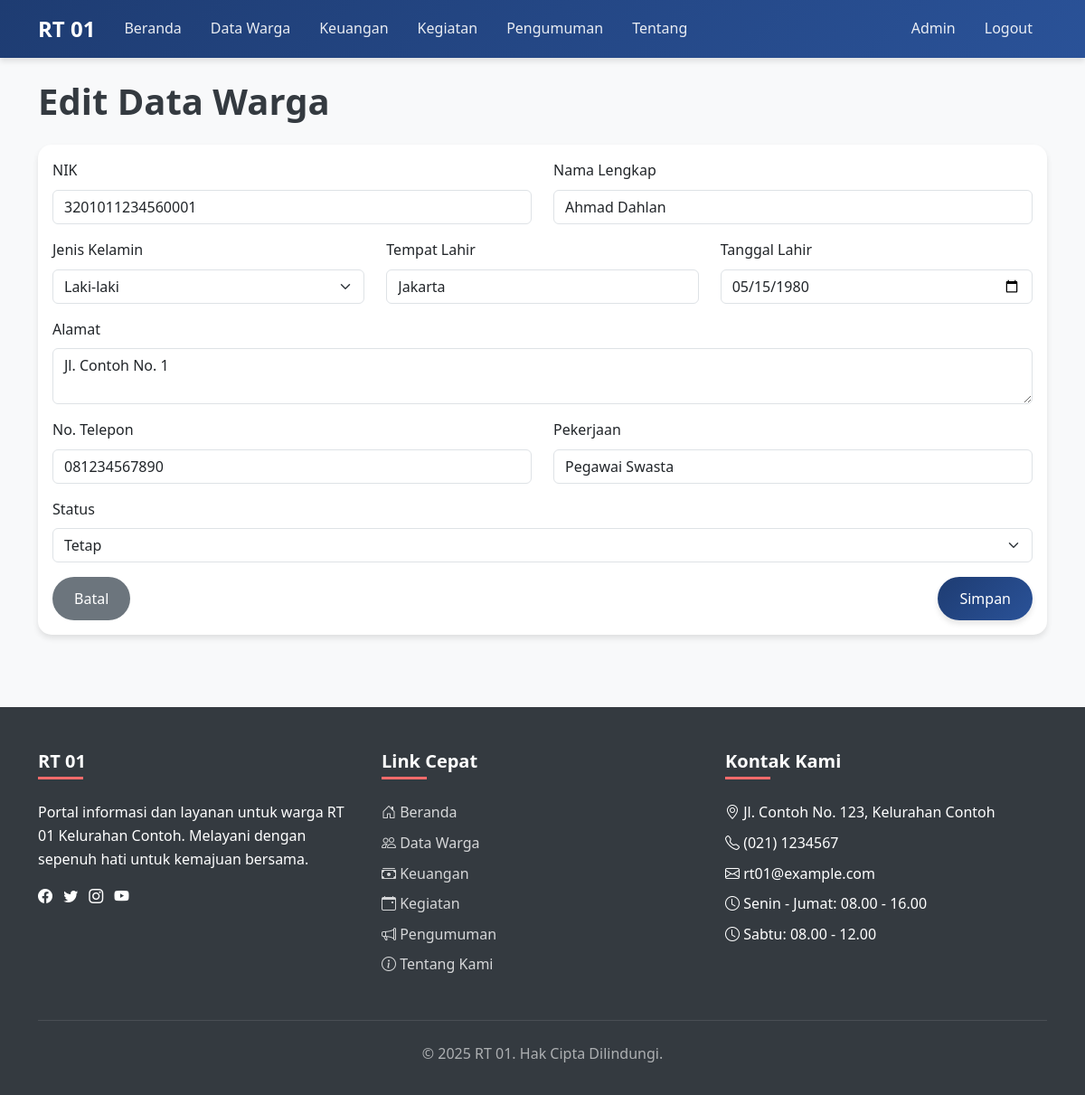
/public_html/admin/edit_resident.php?id=1 (signed in), run on the app's committed database.
### tables this page shows
CREATE TABLE residents (
    id INT(11) PRIMARY KEY AUTO_INCREMENT,
    nik VARCHAR(16) NOT NULL UNIQUE,
    name VARCHAR(100) NOT NULL,
    gender ENUM('L', 'P') NOT NULL,
    birth_place VARCHAR(50) NOT NULL,
    birth_date DATE NOT NULL,
    address TEXT NOT NULL,
    phone VARCHAR(15),
    occupation VARCHAR(50),
    status ENUM('permanent', 'contract', 'new') NOT NULL,
    created_at TIMESTAMP DEFAULT CURRENT_TIMESTAMP
);

### public_html/includes/functions.php (called while the page is built, shortened)
<?php
require_once __DIR__ . '/../config/database.php';
function fetchOne($query, $params = []) {
    global $pdo;
    try {
        $stmt = $pdo->prepare($query);
        $stmt->execute($params);
        return $stmt->fetch(PDO::FETCH_ASSOC);
    } catch (PDOException $e) {
        die("Query failed: " . $e->getMessage());
    }
}
?>

### public_html/admin/edit_resident.php (the view, shortened to what this page needs)
<?php
require_once '../includes/header.php';
require_once '../includes/navbar.php';
require_once '../includes/functions.php';
if (isset($_GET['id'])) {
    $id = $_GET['id'];
    $resident = fetchOne("SELECT * FROM residents WHERE id = ?", [$id]);
} else {
    header('Location: residents.php');
    exit;
}
?>
<div class="container mt-4">
    <h1 class="mb-4">Edit Data Warga</h1>
    <div class="card">
        <div class="card-body">
            <form action="../process/edit_resident.php" method="post">
                <div class="row">
                    <div class="col-md-6">
                        <div class="mb-3">
                            <label for="nik" class="form-label">NIK</label>
                            <input type="text" class="form-control" id="nik" name="nik" value="<?php echo $resident['nik']; ?>" required>
                        </div>
                    </div>
                    <div class="col-md-6">
                        <div class="mb-3">
                            <label for="name" class="form-label">Nama Lengkap</label>
                            <input type="text" class="form-control" id="name" name="name" value="<?php echo $resident['name']; ?>" required>
                        </div>
                    </div>
                </div>
                <div class="row">
                    <div class="col-md-4">
                        <div class="mb-3">
                            <label for="gender" class="form-label">Jenis Kelamin</label>
                            <select class="form-select" id="gender" name="gender" required>
                                <option value="L" <?php echo $resident['gender'] == 'L' ? 'selected' : ''; ?>>Laki-laki</option>
                            </select>
                        </div>
                    </div>
                    <div class="col-md-4">
                        <div class="mb-3">
                            <label for="birth_place" class="form-label">Tempat Lahir</label>
                            <input type="text" class="form-control" id="birth_place" name="birth_place" value="<?php echo $resident['birth_place']; ?>" required>
                        </div>
                    </div>
                    <div class="col-md-4">
                        <div class="mb-3">
                            <label for="birth_date" class="form-label">Tanggal Lahir</label>
                            <input type="date" class="form-control" id="birth_date" name="birth_date" value="<?php echo $resident['birth_date']; ?>" required>
                        </div>
                    </div>
                </div>
                <div class="mb-3">
                    <label for="address" class="form-label">Alamat</label>
                    <textarea class="form-control" id="address" name="address" rows="2" required><?php echo $resident['address']; ?></textarea>
                </div>
                <div class="row">
                    <div class="col-md-6">
                        <div class="mb-3">
                            <label for="phone" class="form-label">No. Telepon</label>
                            <input type="text" class="form-control" id="phone" name="phone" value="<?php echo $resident['phone']; ?>">
                        </div>
                    </div>
                    <div class="col-md-6">
                        <div class="mb-3">
                            <label for="occupation" class="form-label">Pekerjaan</label>
                            <input type="text" class="form-control" id="occupation" name="occupation" value="<?php echo $resident['occupation']; ?>">
                        </div>
                    </div>
                </div>
                <div class="mb-3">
                    <label for="status" class="form-label">Status</label>
                    <select class="form-select" id="status" name="status" required>
                        <option value="permanent" <?php echo $resident['status'] == 'permanent' ? 'selected' : ''; ?>>Tetap</option>
                    </select>
                </div>
                <div class="d-flex justify-content-between">
                    <a href="residents.php" class="btn btn-secondary">Batal</a>
                    <button type="submit" class="btn btn-primary">Simpan</button>
                </div>
            </form>
        </div>
    </div>
</div>
<?php require_once '../includes/footer.php'; ?>

### assets/css/style.css (style rules this page uses)
body { font-family: 'Segoe UI', Tahoma, Geneva, Verdana, sans-serif; background-color: #f8f9fa; color: #343a40; line-height: 1.6; }
h1, h2, h3, h4, h5, h6 { font-weight: 600; margin-bottom: 1rem; }
a { text-decoration: none; color: #1e3c72; transition: all 0.3s ease; }
.btn { padding: 0.75rem 1.5rem; border-radius: 50px; font-weight: 500; transition: all 0.3s ease; border: none; cursor: pointer; }
.btn-primary { background: linear-gradient(135deg, #1e3c72, #2a5298); color: white; box-shadow: 0 4px 6px rgba(0, 0, 0, 0.1); }
.card { border: none; border-radius: 15px; box-shadow: 0 4px 6px rgba(0, 0, 0, 0.1); transition: all 0.3s ease; margin-bottom: 1.5rem; }

### data on the page
residents: nik "3201011234560001", name "Ahmad Dahlan", gender "Laki-laki", birth_place "Jakarta", birth_date "05/15/1980", address "Jl. Contoh No. 1", phone "081234567890", occupation "Pegawai Swasta", status "Tetap"
